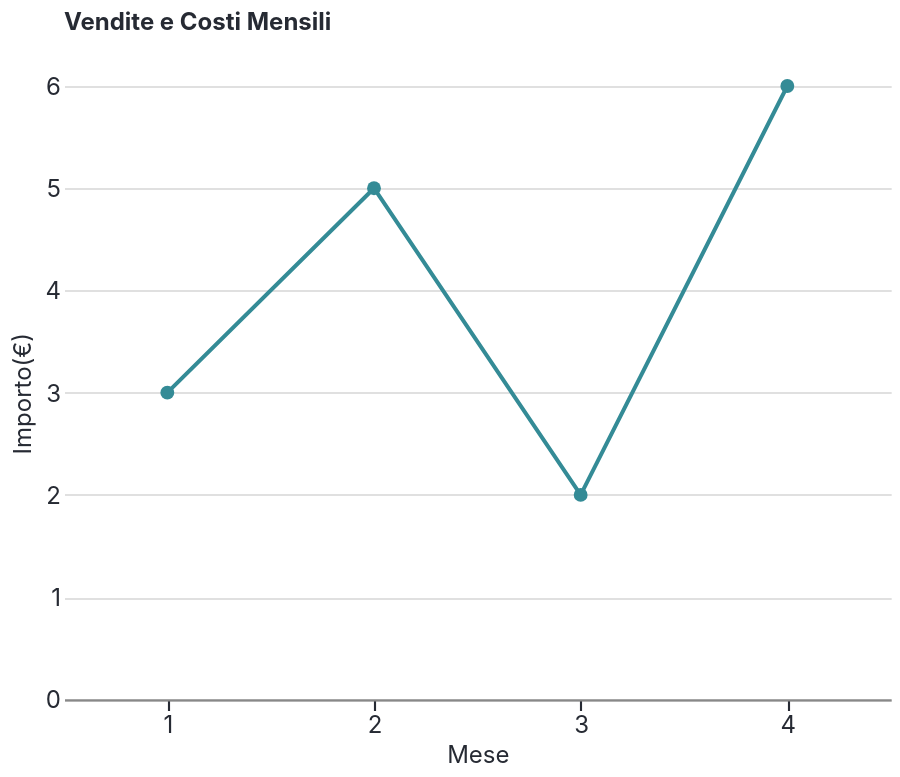

Source (notebook cell):
### Code cell
# stesso grafico di sopra ma in altair
import altair as alt
import pandas as pd

mbs.enable_altair_theme()

data = pd.DataFrame({
    'Mese': [1, 2, 3, 4],
    'Importo': [3, 5, 2, 6]
})
chart = alt.Chart(data).mark_line(point=True).encode(
    x=alt.X('Mese', type='ordinal', title='Mese'),
    y=alt.Y('Importo', title='Importo(€)' ),
).properties(
    title='Vendite e Costi Mensili',
)
chart

### Figure 1 — Vega-Lite specification as saved in the notebook (floating-point values rounded to 4 significant figures)
{"config": {"background": "#ffffff", "font": "Inter, sans-serif", "mark": {"color": "#348b96"}, "title": {"color": "#262A33", "anchor": "start", "dy": -15, "fontSize": 12.0, "font": "Inter, sans-serif", "fontWeight": "700", "frame": "group"}, "axis": {"labelColor": "#262A33", "labelFontSize": 12.0, "labelFont": "Inter, sans-serif", "labelFontWeight": "400", "titleColor": "#262A33", "titleFontSize": 12.0, "titleFont": "Inter, sans-serif", "titleFontWeight": "400", "grid": true, "gridColor": "#e0e0e0", "labelAngle": 0, "domainWidth": 1.067, "labelPadding": 2, "tickWidth": 1.067}, "axisX": {"grid": false, "ticks": true, "tickSize": 5.333, "tickWidth": 1.067, "tickColor": "#262A33", "domainWidth": 1.067}, "axisY": {"grid": true, "gridWidth": 1.067, "gridColor": "#e0e0e0", "ticks": false, "tickSize": 0, "domain": false}, "legend": {"labelFontSize": 9.333, "padding": 1, "symbolType": "square", "labelFont": "Inter, sans-serif", "titleFont": "Inter, sans-serif"}, "style": {"guide-label": {"font": "Inter, sans-serif", "fill": "#262A33"}, "guide-title": {"font": "Inter, sans-serif", "fill": "#262A33"}}, "range": {"category": ["#348b96", "#981a40", "#534e93", "#a0a369", "#d5aa00", "#7b7284", "#d67335"], "diverging": ["#348b96", "#5ea09c", "#8bb4a6", "#b5c7b5", "#dcdbcb", "#fff1e6", "#ebc7bc", "#d89d97", "#c47375", "#af4958", "#981a40"], "ordinal": ["#a4f8ff", "#8ee2ed", "#77cbd7", "#61b5c0", "#4ba0ab", "#348b96", "#187681", "#00626d", "#004f59", "#003c46", "#002a34"], "ramp": ["#a4f8ff", "#8ee2ed", "#77cbd7", "#61b5c0", "#4ba0ab", "#348b96", "#187681", "#00626d", "#004f59", "#003c46", "#002a34"], "heatmap": ["#a4f8ff", "#8ee2ed", "#77cbd7", "#61b5c0", "#4ba0ab", "#348b96", "#187681", "#00626d", "#004f59", "#003c46", "#002a34"], "teal": ["#a4f8ff", "#8ee2ed", "#77cbd7", "#61b5c0", "#4ba0ab", "#348b96", "#187681", "#00626d", "#004f59", "#003c46", "#002a34"], "burgundy": ["#e5647e", "#d55671", "#c54864", "#b63a58", "#a72b4b", "#981a40", "#880134", "#790029", "#6b001e", "#5c0013", "#4d0009"], "neutral": ["#ffffff", "#f5f5f5", "#e0e0e0", "#ccc2d6", "#b7adc1", "#a299ac", "#8e8597", "#7b7284", "#5b566b", "#4f4b5f", "#443f53"], "purple": ["#9694df", "#8885cf", "#7a77c0", "#6d69b1", "#5f5ba1", "#534e93", "#464084", "#3a3375", "#2f2667", "#241959", "#1a0a4b"], "olive": ["#e5ecC5", "#d6ddb1", "#c8ce9d", "#bcc08a", "#aeb177", "#a0a369", "#939761", "#858852", "#777a43", "#6a6c34", "#5d5f26"], "gold": ["#fff865", "#ffe952", "#ffd93f", "#f9ca2d", "#e8ba1a", "#d5aa00", "#b29700", "#a08700", "#8e7800", "#7c6900", "#6b5a00"], "rust": ["#ffc78a", "#ffb579", "#ffa468", "#fa9357", "#e88346", "#d67335", "#c46221", "#b25205", "#a04200", "#8f3200", "#7e2100"]}, "point": {"filled": true, "size": 48.07}, "line": {"strokeWidth": 2.0, "strokeCap": "round", "strokeJoin": "round"}, "view": {"stroke": "transparent", "continuousWidth": 413.3, "continuousHeight": 306.7, "discreteWidth": 413.3, "discreteHeight": 306.7}}, "data": {"name": "data-2ff5c2915b21c22b1516373f8522d1b3"}, "mark": {"type": "line", "point": true}, "encoding": {"x": {"field": "Mese", "title": "Mese", "type": "ordinal"}, "y": {"field": "Importo", "title": "Importo(€)", "type": "quantitative"}}, "title": "Vendite e Costi Mensili", "$schema": "https://vega.github.io/schema/vega-lite/v5.20.1.json", "datasets": {"data-2ff5c2915b21c22b1516373f8522d1b3": [{"Mese": 1, "Importo": 3}, {"Mese": 2, "Importo": 5}, {"Mese": 3, "Importo": 2}, {"Mese": 4, "Importo": 6}]}}
